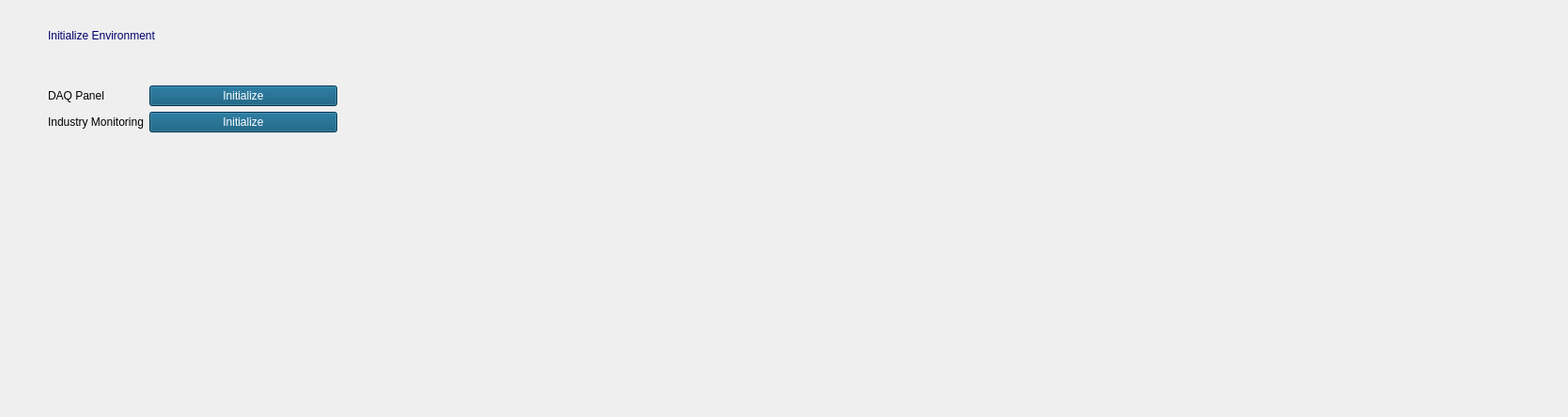
            <widget class="QWidget" name="RealTimeMonitoringPage">
             <layout class="QGridLayout" name="gridLayout_3">
              <item row="0" column="2">
               <spacer name="verticalSpacer_4">
                <property name="orientation">
                 <enum>Qt::Vertical</enum>
                </property>
                <property name="sizeType">
                 <enum>QSizePolicy::Fixed</enum>
                </property>
                <property name="sizeHint" stdset="0">
                 <size>
                  <width>20</width>
                  <height>20</height>
                 </size>
                </property>
               </spacer>
              </item>
              <item row="1" column="1" colspan="3">
               <widget class="QLabel" name="DigitalFactoryEnvironment_label_2">
                <property name="styleSheet">
                 <string notr="true">color: rgb(0, 0, 108);
font:  600 20pt &quot;Segoe UI&quot;;</string>
                </property>
                <property name="text">
                 <string>Initialize Environment</string>
                </property>
               </widget>
              </item>
              <item row="2" column="1">
               <spacer name="verticalSpacer_5">
                <property name="orientation">
                 <enum>Qt::Vertical</enum>
                </property>
                <property name="sizeType">
                 <enum>QSizePolicy::Fixed</enum>
                </property>
                <property name="sizeHint" stdset="0">
                 <size>
                  <width>20</width>
                  <height>40</height>
                 </size>
                </property>
               </spacer>
              </item>
              <item row="3" column="0">
               <spacer name="horizontalSpacer_9">
                <property name="orientation">
                 <enum>Qt::Horizontal</enum>
                </property>
                <property name="sizeType">
                 <enum>QSizePolicy::Fixed</enum>
                </property>
                <property name="sizeHint" stdset="0">
                 <size>
                  <width>40</width>
                  <height>20</height>
                 </size>
                </property>
               </spacer>
              </item>
              <item row="3" column="1" colspan="2">
               <widget class="QLabel" name="label_MTLinki_2">
                <property name="styleSheet">
                 <string notr="true">font: 14pt &quot;Calibri&quot;;</string>
                </property>
                <property name="text">
                 <string>DAQ Panel</string>
                </property>
               </widget>
              </item>
              <item row="4" column="1" colspan="2">
               <widget class="QLabel" name="label_NIOPC_2">
                <property name="styleSheet">
                 <string notr="true">font: 14pt &quot;Calibri&quot;;</string>
                </property>
                <property name="text">
                 <string>Industry Monitoring</string>
                </property>
               </widget>
              </item>
              <item row="3" column="3">
               <widget class="QPushButton" name="MTLinki_pushButton_2">
                <property name="sizePolicy">
                 <sizepolicy hsizetype="Fixed" vsizetype="Fixed">
                  <horstretch>0</horstretch>
                  <verstretch>0</verstretch>
                 </sizepolicy>
                </property>
                <property name="minimumSize">
                 <size>
                  <width>200</width>
                  <height>0</height>
                 </size>
                </property>
                <property name="cursor">
                 <cursorShape>PointingHandCursor</cursorShape>
                </property>
                <property name="styleSheet">
                 <string notr="true">background-color: rgb(5, 80, 117);
color: rgb(255, 255, 255);
font: 750 12pt &quot;MS Shell Dlg 2&quot;;</string>
                </property>
                <property name="text">
                 <string>Initialize</string>
                </property>
               </widget>
              </item>
              <item row="4" column="3">
               <widget class="QPushButton" name="NIOPC_pushButton_2">
                <property name="sizePolicy">
                 <sizepolicy hsizetype="Fixed" vsizetype="Fixed">
                  <horstretch>0</horstretch>
                  <verstretch>0</verstretch>
                 </sizepolicy>
                </property>
                <property name="minimumSize">
                 <size>
                  <width>200</width>
                  <height>0</height>
                 </size>
                </property>
                <property name="cursor">
                 <cursorShape>PointingHandCursor</cursorShape>
                </property>
                <property name="styleSheet">
                 <string notr="true">background-color: rgb(5, 80, 117);
color: rgb(255, 255, 255);
font: 750 12pt &quot;MS Shell Dlg 2&quot;;</string>
                </property>
                <property name="text">
                 <string>Initialize</string>
                </property>
               </widget>
              </item>
              <item row="4" column="5">
               <spacer name="horizontalSpacer_6">
                <property name="orientation">
                 <enum>Qt::Horizontal</enum>
                </property>
                <property name="sizeType">
                 <enum>QSizePolicy::Expanding</enum>
                </property>
                <property name="sizeHint" stdset="0">
                 <size>
                  <width>1279</width>
                  <height>20</height>
                 </size>
                </property>
               </spacer>
              </item>
              <item row="5" column="4">
               <spacer name="verticalSpacer_9">
                <property name="orientation">
                 <enum>Qt::Vertical</enum>
                </property>
                <property name="sizeHint" stdset="0">
                 <size>
                  <width>20</width>
                  <height>292</height>
                 </size>
                </property>
               </spacer>
              </item>
             </layout>
            </widget>
